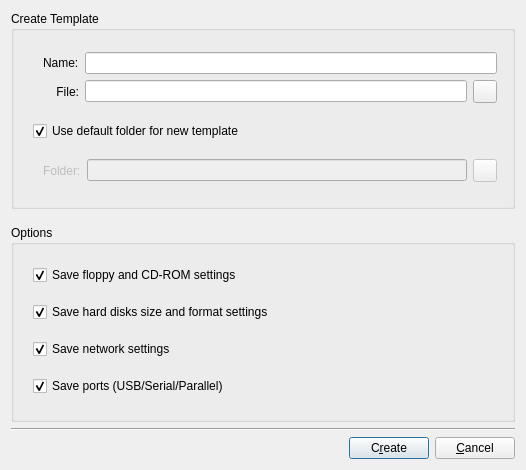
<?xml version="1.0" encoding="UTF-8"?>
<ui version="4.0">
 <author>Andrey Rijov</author>
 <class>Create_Template_Window</class>
 <widget class="QDialog" name="Create_Template_Window">
  <property name="geometry">
   <rect>
    <x>0</x>
    <y>0</y>
    <width>526</width>
    <height>470</height>
   </rect>
  </property>
  <property name="sizePolicy">
   <sizepolicy hsizetype="Maximum" vsizetype="Preferred">
    <horstretch>0</horstretch>
    <verstretch>0</verstretch>
   </sizepolicy>
  </property>
  <property name="windowTitle">
   <string>Create Template</string>
  </property>
  <property name="windowIcon">
   <iconset resource="../resources/icons.qrc">
    <normaloff>:/view_detailed.png</normaloff>:/view_detailed.png</iconset>
  </property>
  <layout class="QVBoxLayout" name="verticalLayout_2">
   <item>
    <widget class="QGroupBox" name="groupBox">
     <property name="title">
      <string>Create Template</string>
     </property>
     <layout class="QHBoxLayout" name="horizontalLayout_2">
      <item>
       <layout class="QGridLayout" name="gridLayout_2">
        <property name="leftMargin">
         <number>10</number>
        </property>
        <item row="3" column="0">
         <widget class="QCheckBox" name="CH_Use_Default_Folder">
          <property name="text">
           <string>Use default folder for new template</string>
          </property>
          <property name="checked">
           <bool>true</bool>
          </property>
         </widget>
        </item>
        <item row="4" column="0">
         <layout class="QGridLayout" name="gridLayout">
          <property name="leftMargin">
           <number>10</number>
          </property>
          <item row="2" column="1">
           <widget class="QLineEdit" name="Edit_Template_Folder">
            <property name="enabled">
             <bool>false</bool>
            </property>
           </widget>
          </item>
          <item row="2" column="2">
           <widget class="QToolButton" name="TB_Template_Folder_Browse">
            <property name="enabled">
             <bool>false</bool>
            </property>
            <property name="text">
             <string/>
            </property>
            <property name="icon">
             <iconset resource="../resources/icons.qrc">
              <normaloff>:/open-folder.png</normaloff>:/open-folder.png</iconset>
            </property>
           </widget>
          </item>
          <item row="2" column="0">
           <widget class="QLabel" name="Label_Template_Folder">
            <property name="enabled">
             <bool>false</bool>
            </property>
            <property name="text">
             <string>Folder:</string>
            </property>
           </widget>
          </item>
         </layout>
        </item>
        <item row="0" column="0">
         <layout class="QGridLayout" name="gridLayout_3">
          <property name="leftMargin">
           <number>10</number>
          </property>
          <item row="0" column="0">
           <widget class="QLabel" name="Label_Template_Name">
            <property name="sizePolicy">
             <sizepolicy hsizetype="Maximum" vsizetype="Preferred">
              <horstretch>0</horstretch>
              <verstretch>0</verstretch>
             </sizepolicy>
            </property>
            <property name="text">
             <string>Name:</string>
            </property>
           </widget>
          </item>
          <item row="1" column="0">
           <widget class="QLabel" name="Label_VM_File">
            <property name="text">
             <string>File:</string>
            </property>
            <property name="alignment">
             <set>Qt::AlignRight|Qt::AlignTrailing|Qt::AlignVCenter</set>
            </property>
           </widget>
          </item>
          <item row="1" column="1">
           <widget class="QLineEdit" name="Edit_VM_File">
            <property name="sizePolicy">
             <sizepolicy hsizetype="Minimum" vsizetype="Fixed">
              <horstretch>0</horstretch>
              <verstretch>0</verstretch>
             </sizepolicy>
            </property>
           </widget>
          </item>
          <item row="1" column="2">
           <widget class="QToolButton" name="TB_VM_File_Browse">
            <property name="text">
             <string/>
            </property>
            <property name="icon">
             <iconset resource="../resources/icons.qrc">
              <normaloff>:/open-file.png</normaloff>:/open-file.png</iconset>
            </property>
           </widget>
          </item>
          <item row="0" column="1" colspan="2">
           <widget class="QLineEdit" name="Edit_Template_Name"/>
          </item>
         </layout>
        </item>
       </layout>
      </item>
      <item>
       <widget class="Line" name="line">
        <property name="orientation">
         <enum>Qt::Horizontal</enum>
        </property>
       </widget>
      </item>
     </layout>
    </widget>
   </item>
   <item>
    <spacer name="verticalSpacer_2">
     <property name="orientation">
      <enum>Qt::Vertical</enum>
     </property>
     <property name="sizeType">
      <enum>QSizePolicy::Preferred</enum>
     </property>
     <property name="sizeHint" stdset="0">
      <size>
       <width>100</width>
       <height>10</height>
      </size>
     </property>
    </spacer>
   </item>
   <item>
    <widget class="QGroupBox" name="groupBox_2">
     <property name="title">
      <string>Options</string>
     </property>
     <layout class="QHBoxLayout" name="horizontalLayout">
      <item>
       <layout class="QVBoxLayout" name="verticalLayout_3">
        <property name="leftMargin">
         <number>10</number>
        </property>
        <item>
         <widget class="QCheckBox" name="CH_FDD_CD">
          <property name="text">
           <string>Save floppy and CD-ROM settings</string>
          </property>
          <property name="checked">
           <bool>true</bool>
          </property>
         </widget>
        </item>
        <item>
         <widget class="QCheckBox" name="CH_HDD">
          <property name="text">
           <string>Save hard disks size and format settings</string>
          </property>
          <property name="checked">
           <bool>true</bool>
          </property>
         </widget>
        </item>
        <item>
         <widget class="QCheckBox" name="CH_Network">
          <property name="text">
           <string>Save network settings</string>
          </property>
          <property name="checked">
           <bool>true</bool>
          </property>
         </widget>
        </item>
        <item>
         <widget class="QCheckBox" name="CH_Ports">
          <property name="text">
           <string>Save ports (USB/Serial/Parallel)</string>
          </property>
          <property name="checked">
           <bool>true</bool>
          </property>
         </widget>
        </item>
       </layout>
      </item>
     </layout>
    </widget>
   </item>
   <item>
    <widget class="Line" name="line_3">
     <property name="orientation">
      <enum>Qt::Horizontal</enum>
     </property>
    </widget>
   </item>
   <item>
    <layout class="QHBoxLayout" name="hboxLayout">
     <property name="spacing">
      <number>6</number>
     </property>
     <property name="leftMargin">
      <number>0</number>
     </property>
     <property name="topMargin">
      <number>0</number>
     </property>
     <property name="rightMargin">
      <number>0</number>
     </property>
     <property name="bottomMargin">
      <number>0</number>
     </property>
     <item>
      <spacer name="spacer">
       <property name="orientation">
        <enum>Qt::Horizontal</enum>
       </property>
       <property name="sizeHint" stdset="0">
        <size>
         <width>291</width>
         <height>20</height>
        </size>
       </property>
      </spacer>
     </item>
     <item>
      <widget class="QPushButton" name="Button_Create">
       <property name="text">
        <string>C&amp;reate</string>
       </property>
       <property name="icon">
        <iconset resource="../resources/icons.qrc">
         <normaloff>:/ok.png</normaloff>:/ok.png</iconset>
       </property>
      </widget>
     </item>
     <item>
      <widget class="QPushButton" name="Button_Cancel">
       <property name="text">
        <string>&amp;Cancel</string>
       </property>
       <property name="icon">
        <iconset resource="../resources/icons.qrc">
         <normaloff>:/cancel.png</normaloff>:/cancel.png</iconset>
       </property>
      </widget>
     </item>
    </layout>
   </item>
  </layout>
 </widget>
 <tabstops>
  <tabstop>Edit_Template_Name</tabstop>
  <tabstop>CH_Use_Default_Folder</tabstop>
  <tabstop>Edit_Template_Folder</tabstop>
  <tabstop>TB_Template_Folder_Browse</tabstop>
  <tabstop>CH_FDD_CD</tabstop>
  <tabstop>CH_HDD</tabstop>
  <tabstop>CH_Network</tabstop>
  <tabstop>CH_Ports</tabstop>
  <tabstop>Button_Create</tabstop>
  <tabstop>Button_Cancel</tabstop>
 </tabstops>
 <resources>
  <include location="../resources/icons.qrc"/>
 </resources>
 <connections>
  <connection>
   <sender>Button_Cancel</sender>
   <signal>clicked()</signal>
   <receiver>Create_Template_Window</receiver>
   <slot>reject()</slot>
   <hints>
    <hint type="sourcelabel">
     <x>353</x>
     <y>349</y>
    </hint>
    <hint type="destinationlabel">
     <x>207</x>
     <y>357</y>
    </hint>
   </hints>
  </connection>
  <connection>
   <sender>CH_Use_Default_Folder</sender>
   <signal>toggled(bool)</signal>
   <receiver>Label_Template_Folder</receiver>
   <slot>setDisabled(bool)</slot>
   <hints>
    <hint type="sourcelabel">
     <x>182</x>
     <y>168</y>
    </hint>
    <hint type="destinationlabel">
     <x>182</x>
     <y>193</y>
    </hint>
   </hints>
  </connection>
  <connection>
   <sender>CH_Use_Default_Folder</sender>
   <signal>toggled(bool)</signal>
   <receiver>Edit_Template_Folder</receiver>
   <slot>setDisabled(bool)</slot>
   <hints>
    <hint type="sourcelabel">
     <x>182</x>
     <y>168</y>
    </hint>
    <hint type="destinationlabel">
     <x>182</x>
     <y>220</y>
    </hint>
   </hints>
  </connection>
  <connection>
   <sender>CH_Use_Default_Folder</sender>
   <signal>toggled(bool)</signal>
   <receiver>TB_Template_Folder_Browse</receiver>
   <slot>setDisabled(bool)</slot>
   <hints>
    <hint type="sourcelabel">
     <x>182</x>
     <y>168</y>
    </hint>
    <hint type="destinationlabel">
     <x>367</x>
     <y>220</y>
    </hint>
   </hints>
  </connection>
 </connections>
</ui>
